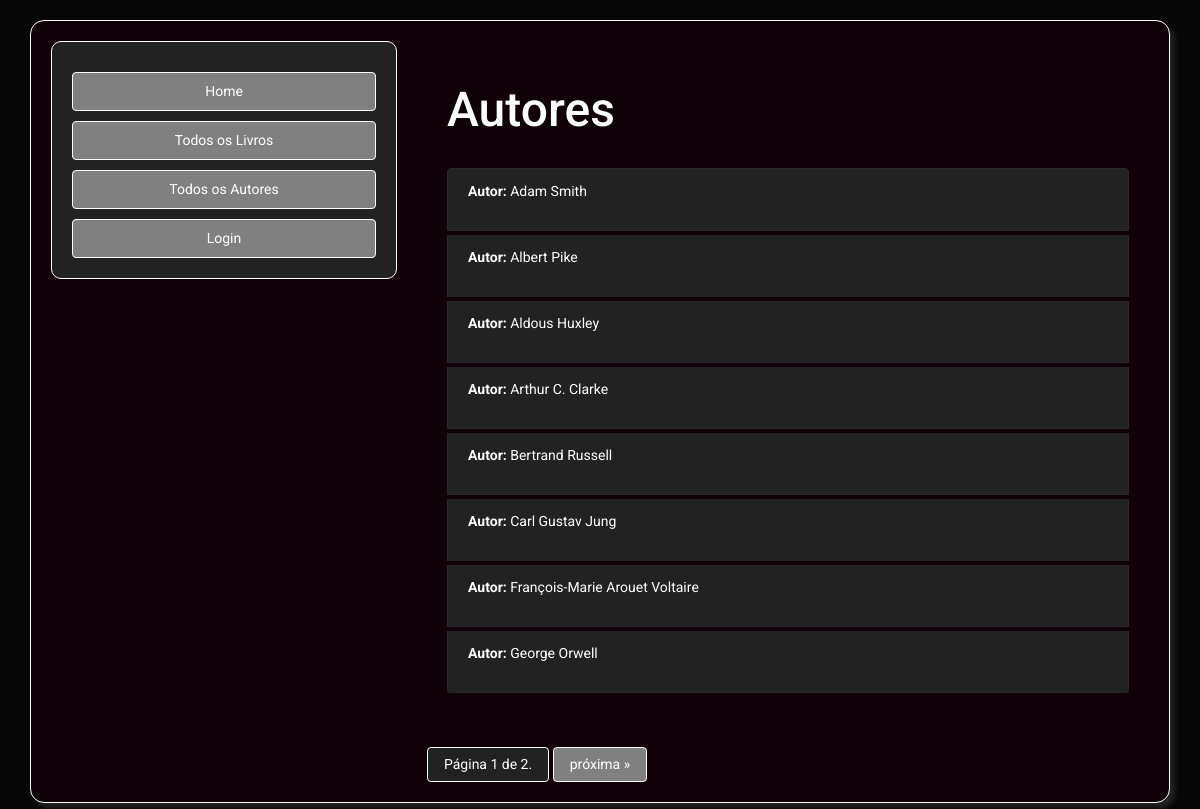
Screenshot of /catalog/authors/ with the database file from the repository.
### catalog/models.py (models this page shows, shortened)
class Author(models.Model):
    first_name = models.CharField(max_length=100)
    last_name = models.CharField(max_length=100)
    date_of_birth = models.DateField(null=True, blank=True)
    date_of_death = models.DateField('died', null=True, blank=True)
    class Meta:
        ordering = ['last_name', 'first_name']
    def get_absolute_url(self):
        return reverse('author-detail', args=[str(self.id)])
    class Meta:
        ordering = ['first_name']

### catalog/views.py (the view)
# urls.py: path('authors/', views.AuthorListView.as_view(), name='authors'),
class AuthorListView(generic.ListView):
    model = Author
    paginate_by = 8

### catalog/templates/catalog/author_list.html
{% extends "base_generic.html" %}
{% block content %}
<div class="container">
      <h2>Autores</h2>
      <br>
      {% if author_list %}
      <ul class="list-group">
        {% for author in author_list %}
          <li class="list-group-item">
            <p><strong>Autor:</strong> <a href="{{ author.get_absolute_url }}">{{ author.first_name }} {{ author.last_name }}</a></p>
          </li>
        {% endfor %}
      </ul>
      {% else %}
        <p>There are no books in the library.</p>
      {% endif %}
</div>
{% endblock %}

### catalog/static/css/styles.css (style rules this page uses)
a { color: white !important; }
strong { color: white; }
.container { padding: 20px; margin-top: 20px; background-color:#100109; margin-bottom: 20px; }
.list-group-item { margin-bottom:4px; }

### rows the page displays
Author: first_name "Adam", last_name "Smith"
Author: first_name "Albert", last_name "Pike"
Author: first_name "Aldous", last_name "Huxley"
Author: first_name "Arthur", last_name "C. Clarke"
Author: first_name "Bertrand", last_name "Russell"
Author: first_name "Carl", last_name "Gustav Jung"
Author: first_name "François-Marie Arouet", last_name "Voltaire"
Author: first_name "George", last_name "Orwell"

### other values shown
{{ page_obj.number }} "1"
{{ page_obj.paginator.num_pages }} "2"
